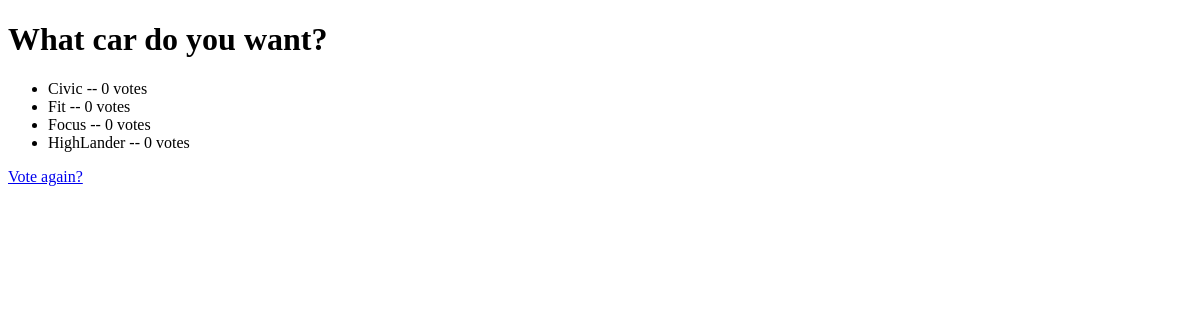
The app's page /polls/1/results/, older data.
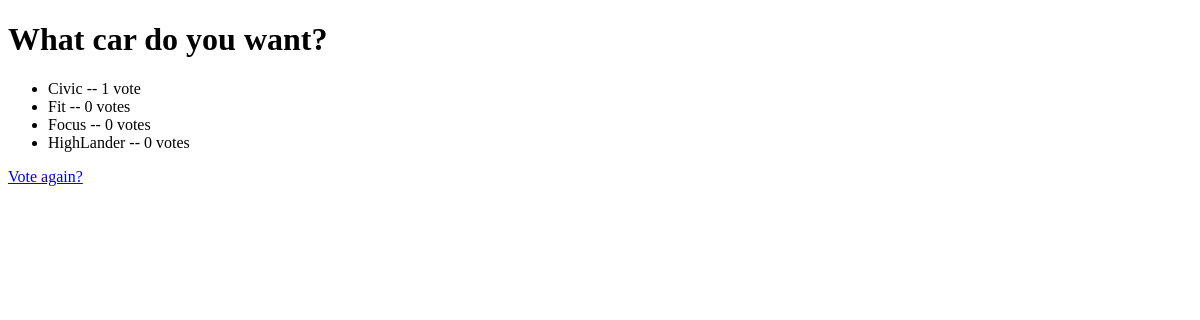
The same page, newer data.
### polls/models.py (models this page shows, shortened)
class Choice(models.Model):
    question = models.ForeignKey(Question)
    choice_text = models.CharField(max_length=200)
    votes = models.IntegerField(default=0)

### polls/views.py (the view)
# urls.py: url(r'^(?P<pk>[0-9]+)/results/$', views.ResultsView.as_view(), name='results'),
class ResultsView(generic.DetailView):
    model = Question
    template_name = 'polls/results.html'

### polls/models.py (called while the page is built)
    def __str__(self):
        return self.question_text

### polls/templates/polls/results.html (shortened to what this page needs)
<!DOCTYPE html>
<html lang="en">
<head>
</head>
<body>
    <h1>{{question.question_text}}</h1>
    <ul>
        {% for choice in question.choice_set.all %}
            <li>{{ choice.choice_text }} -- {{ choice.votes }} vote{{ choice.votes|pluralize }}</li>
        {% endfor %}
    </ul>
    <a href="{% url 'polls:detail' question.id %}">Vote again?</a>
</body>
</html>

Row changes from the older to the newer data that the page shows:
changed Choice "Civic": votes "0" → "1"
